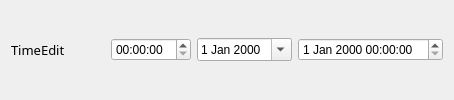
                <widget class="QWidget" name="widget_12" native="true">
                 <property name="minimumSize">
                  <size>
                   <width>0</width>
                   <height>0</height>
                  </size>
                 </property>
                 <layout class="QGridLayout" name="gridLayout_18">
                  <item row="0" column="3">
                   <widget class="QDateEdit" name="dateEdit">
                    <property name="minimumSize">
                     <size>
                      <width>0</width>
                      <height>0</height>
                     </size>
                    </property>
                    <property name="calendarPopup">
                     <bool>true</bool>
                    </property>
                   </widget>
                  </item>
                  <item row="0" column="0">
                   <widget class="QLabel" name="label_11">
                    <property name="font">
                     <font>
                      <family>微软雅黑</family>
                      <pointsize>10</pointsize>
                      <bold>false</bold>
                     </font>
                    </property>
                    <property name="text">
                     <string>TimeEdit</string>
                    </property>
                   </widget>
                  </item>
                  <item row="0" column="2">
                   <widget class="QTimeEdit" name="timeEdit">
                    <property name="minimumSize">
                     <size>
                      <width>80</width>
                      <height>0</height>
                     </size>
                    </property>
                   </widget>
                  </item>
                  <item row="0" column="4">
                   <widget class="QDateTimeEdit" name="dateTimeEdit">
                    <property name="minimumSize">
                     <size>
                      <width>0</width>
                      <height>0</height>
                     </size>
                    </property>
                   </widget>
                  </item>
                  <item row="0" column="1">
                   <spacer name="horizontalSpacer_7">
                    <property name="orientation">
                     <enum>Qt::Orientation::Horizontal</enum>
                    </property>
                    <property name="sizeHint" stdset="0">
                     <size>
                      <width>40</width>
                      <height>20</height>
                     </size>
                    </property>
                   </spacer>
                  </item>
                 </layout>
                </widget>
